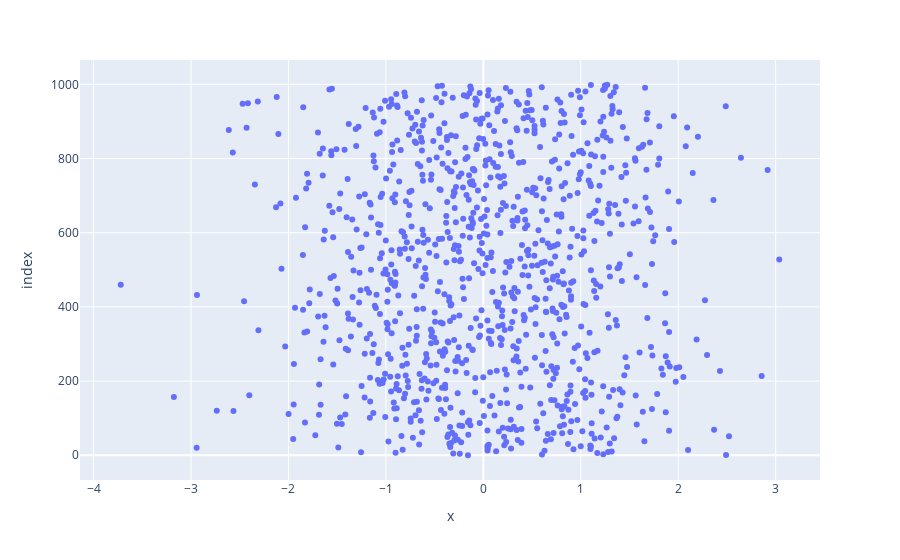

Write notebook code for a chart like this one.
### Code cell
'''
@Author: Rashmi
@Date: 2021-10-9 1:00
@Last Modified by: Rashmi
@Last Modified time: 2021-10-9 1:30
@Title :Write a program to draw a scatter plot for random 1000 x and y coordinates'''

import numpy as np
import plotly.express as px
import pandas as pd

x_value = np.random.randn(1000) 
y_value = np.random.randn(1000)
fig = px.scatter(x_value,y_value)
fig.show()

### Figure 1 — Plotly figure (JSON) as saved in the notebook; plotly's stock layout.template omitted (floating-point values rounded to 4 significant figures; data arrays with more than 128 entries replaced by an {"elided": "..."} marker saying what was removed)
{"data": [{"hovertemplate": "x=%{x}<br>index=%{y}<extra></extra>", "legendgroup": "", "marker": {"color": "#636efa", "symbol": "circle"}, "mode": "markers", "name": "", "orientation": "h", "showlegend": false, "type": "scatter", "x": {"elided": "1000 float values"}, "xaxis": "x", "y": {"elided": "1000 int values"}, "yaxis": "y"}], "layout": {"legend": {"tracegroupgap": 0}, "margin": {"t": 60}, "xaxis": {"anchor": "y", "domain": [0, 1], "title": {"text": "x"}}, "yaxis": {"anchor": "x", "domain": [0, 1], "title": {"text": "index"}}}}
